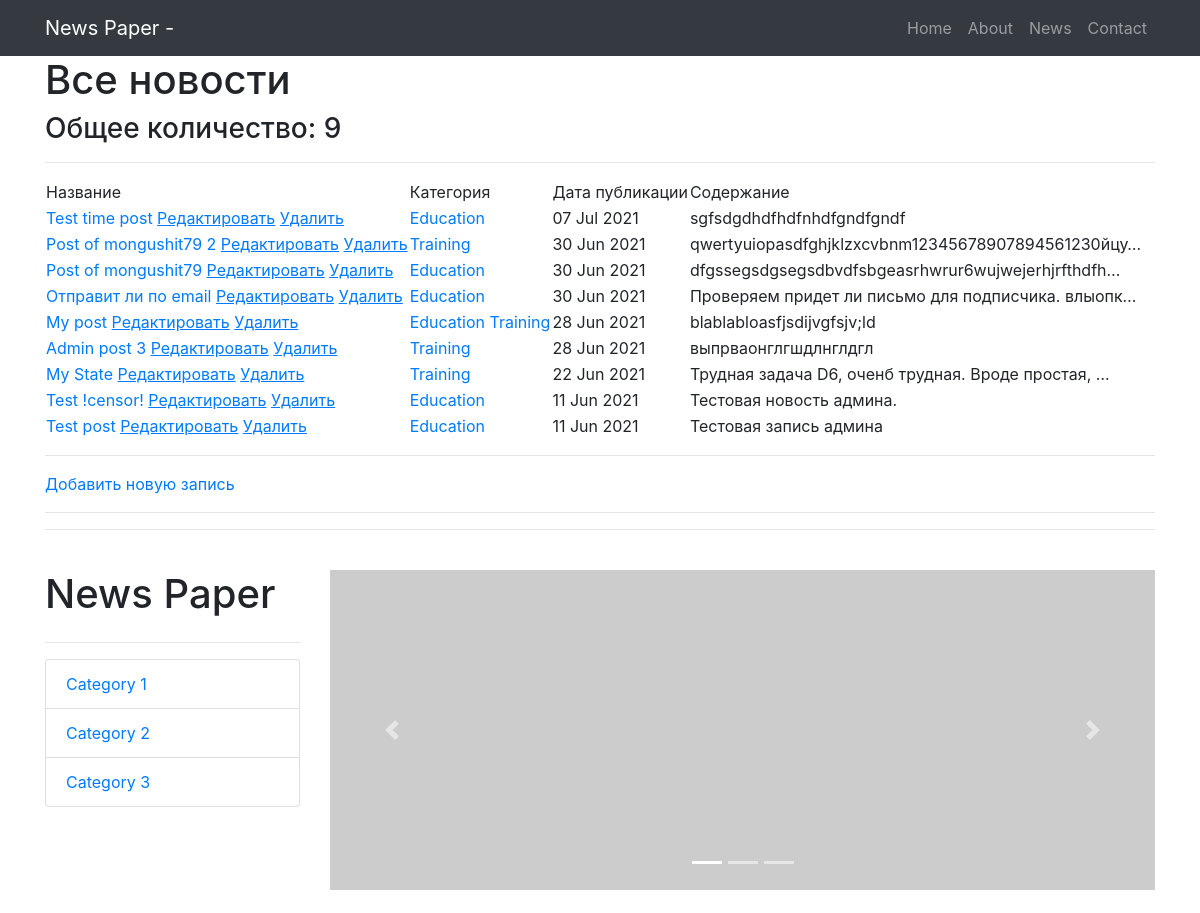
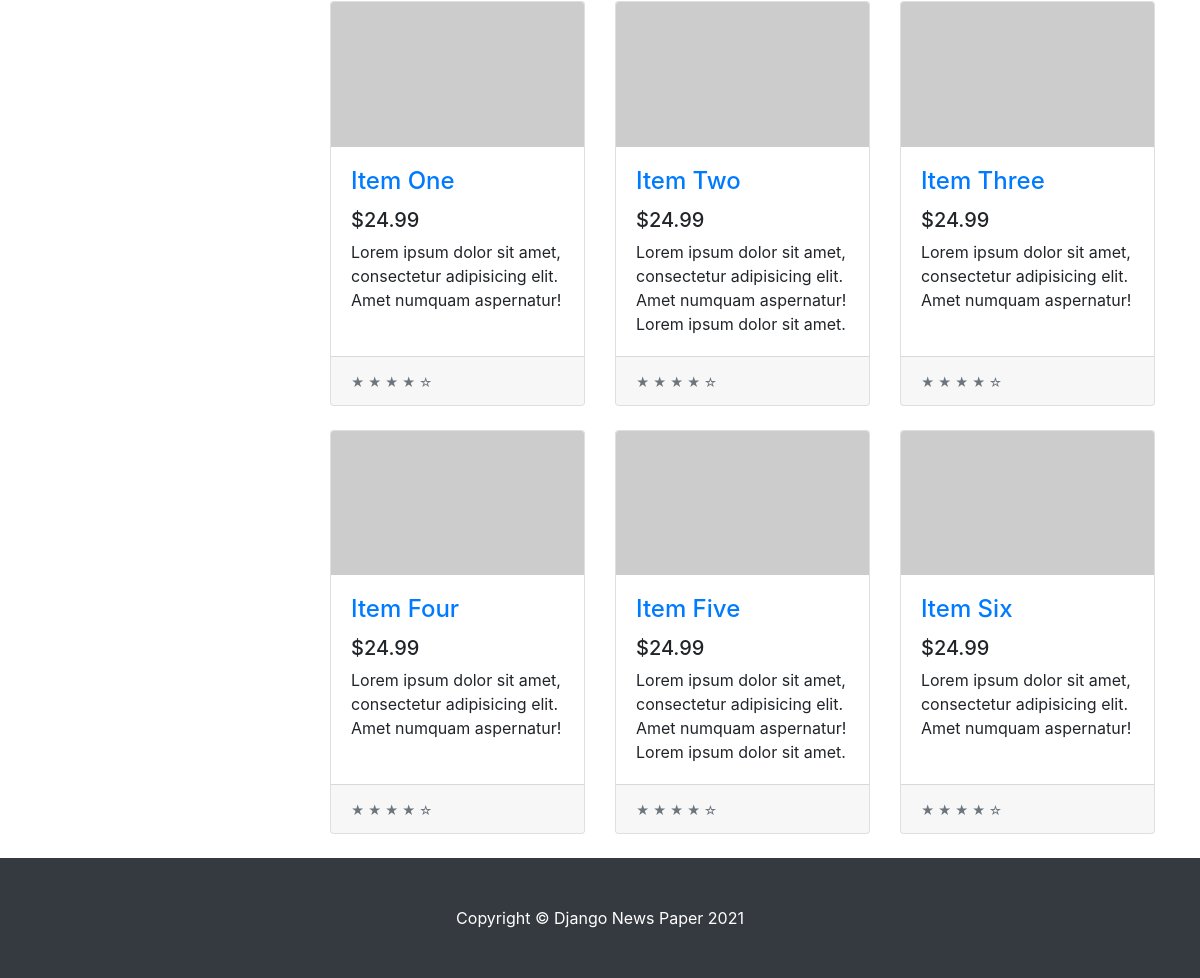
Page /news/ on the committed database (2 pictures, top to bottom).
### news/models.py (models this page shows, shortened)
class Post(models.Model):
    state = 'ST'
    new = 'NE'
    POSITIONS = [
        (state, 'Статья'),
        (new, 'Новость')
    ]
    position = models.CharField(max_length=2,
                                choices=POSITIONS,
                                default=state)
    post_date = models.DateTimeField(auto_now_add=True)
    post_name = models.CharField(max_length=250)
    content = models.TextField()
    rating_post = models.IntegerField(default=0)
    author = models.ForeignKey(Author, on_delete=models.CASCADE)
    category = models.ManyToManyField(Category, through='PostCategory')

class Category(models.Model):
    name = models.CharField(max_length=100, unique=True)
    subscribers = models.ManyToManyField(User, blank=True)

### news/views.py (the view)
# urls.py: path('', PostList.as_view()),
class PostList(ListView):
    model = Post  # указываем модель, объекты которой мы будем выводить
    template_name = 'posts.html'  # указываем имя шаблона, в котором будет лежать html, в
    context_object_name = 'posts'  # это имя списка, в котором будут лежать все объекты,
    queryset = Post.objects.order_by('-post_date')
    paginate_by = 10
    def get_context_data(self, **kwargs):
        context = super().get_context_data(**kwargs)
        context['filter'] = PostFilter(self.request.GET,
                                       queryset=self.get_queryset())  # вписываем фильтр
        context['category'] = Category.objects.values_list()
        return context

### news/templatetags/custom_filters.py (called while the page is built)
@register.filter(name='censor')
def censor(value, arg):
    words = value.split()
    value1 = ''
    for word in words:
        if isinstance(word, str) and isinstance(arg, str):
            if word == arg:
                word = '!censor!'
            value1 += word + ' '
        else:
            raise ValueError(f'Нельзя {type(word)}!')
    return value1

### templates/posts.html (shortened to what this page needs)
{% extends 'flatpages/default.html' %}
{% load custom_filters %}
{% block content %}
    <h1>Все новости</h1>
    <h3>Общее количество: {{ posts | length }}</h3>
    <hr>
    {% if posts %}
        <table>
            <tr>
                <td>
                    Название
                </td>
                <td>
                    Категория
                </td>
                <td>
                    Дата публикации
                </td>
                <td>
                    Содержание
                </td>
            </tr>
        {% for post in page_obj %}
            <tr>
                <td>
                    <a href="{% url 'post' post.id %}">{{ post.post_name | censor:'new' }}</a>
                    <a href="{% url 'post_update' post.id %}"><u>Редактировать</u></a>
                 <a href="{% url 'post_delete' post.id %}"><u> Удалить </u></a>
                </td>
                <td>
                    {% for category in post.category.all %}
                        <a href="{% url 'category' category.pk %}">{{ category.name }}</a>
                    {% endfor %}
                </td>
                <td>
                    {{ post.post_date | date:'d M Y' }}
                </td>
                <td>
                    {{ post.content | truncatechars:50 | censor:'ipsum' }}
                </td>
            </tr>
        {% endfor %}
        </table>
        <hr>
        <a href="{% url 'post_create' %}">Добавить новую запись</a> <br>
        <hr>
    {% else %}
        <h2>Новостей нет!</h2>
        <a href="{% url 'post_create' %}">Добавить новую запись</a> <br>
    {% endif %}
{% endblock content %}

### rows in the picture
Post: post_name|censor "Test time post", post_date "07 Jul 2021", content|censor "sgfsdgdhdfhdfnhdfgndfgndf"
Category: name "Education"
Post: post_name|censor "Post of mongushit79 2", post_date "30 Jun 2021", content|censor "qwertyuiopasdfghjklzxcvbnm12345678907894561230йцу…"
Category: name "Training"
Post: post_name|censor "Post of mongushit79", post_date "30 Jun 2021", content|censor "dfgssegsdgsegsdbvdfsbgeasrhwrur6wujwejerhjrfthdfh…"
Post: post_name|censor "Отправит ли по email", post_date "30 Jun 2021", content|censor "Проверяем придет ли письмо для подписчика. влыопк…"
Post: post_name|censor "My post", post_date "28 Jun 2021", content|censor "blablabloasfjsdijvgfsjv;ld"
Post: post_name|censor "Admin post 3", post_date "28 Jun 2021", content|censor "выпрваонглгшдлнглдгл"
Post: post_name|censor "My State", post_date "22 Jun 2021", content|censor "Трудная задача D6, оченб трудная. Вроде простая, …"
Post: post_name|censor "Test !censor!", post_date "11 Jun 2021", content|censor "Тестовая новость админа."
Post: post_name|censor "Test post", post_date "11 Jun 2021", content|censor "Тестовая запись админа"

### other values in the picture
{{ posts | length }} "9"
